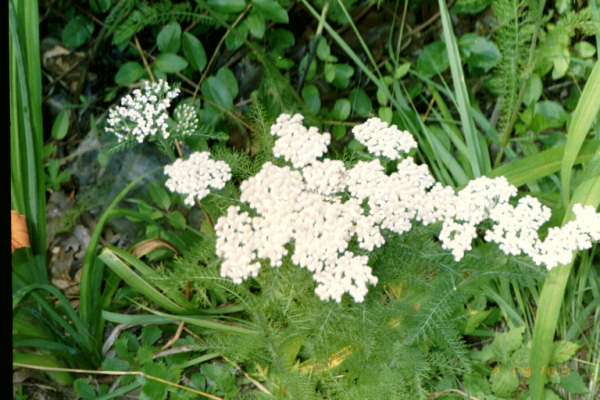
#> input picture api/test_images/RR-QueenAnnesLace03.jpg, 600 x 400 px
$ python -i util.py   (imports and definitions only)
#> lines starting #> are read from the running program, lines starting #| are printed output that depends on the picture
### project/app/config.py
#import sys
#sys.path.append('/project/')

import os
import logging

def get_env(env, default=""):
    env_val = os.environ.get(env)
    if env_val:
        return env_val
    else:
        return default


class Config:
    # Web App settings
    MAX_UPLOAD_SIZE = 5000  # kB
    ALLOWED_EXT = ["png", "jpg", "jpeg", "gif", "bmp", "tiff", "tif"]
    IMAGES_URL = get_env("IMAGES_URL", "")
    THUMBS_URL = get_env("THUMBS_URL", "")
    LOCAL_IMAGES = get_env("LOCAL_IMAGES", False)

    # Elastic Search settings
    ES_MAX_RESULTS = 1000
    ES_URL = get_env("ES_URL", "http://elasticsearch:9200/es-retrieval/_search?size=")

    with open("/project/app/templates/es_query.7.x.json", 'r') as file:
        EL_QUERY_TPL = file.read()

    # Image settings
    IMG_WIDTH = int(get_env("IMG_WIDTH", 300))
    IMG_HEIGHT = int(get_env("IMG_HEIGHT", 300))

    # Inference
    TF_SERVING_HOST = get_env("TF_SERVING_HOST", "tf-serving")
    TF_SERVING_PORT = int(get_env("TF_SERVING_PORT", "8501"))
    TF_MODELNAME = get_env("TF_MODELNAME", "model")


logger = logging.Logger("logs")

### project/app/util.py
import sys

sys.path.append('/project/')

import argparse
import base64
import io
import json
from io import BytesIO
from string import Template

import numpy as np
import requests
from PIL import Image as pil_image
from bitstring import BitArray

from app.config import Config as cfg


# [26 lines left out: functions get_hashcode_str, tf_inference, not called in this run]


def load_image(imagedata):
    """
    Read and convert image with PIL
    :param imagedata: raw image data
    :return: PIL Image
    """
    buffer = BytesIO()
    buffer.write(imagedata)
    buffer.seek(0)
    image = pil_image.open(buffer)
    # Convert to RGB
    if image.mode in ['RGB']:
        # No conversion necessary
        pass
    elif image.mode in ['1']:
        # Easy conversion to L
        image = image.convert('L').convert('RGB')
    elif image.mode in ['LA']:
        # Deal with transparencies
        new = pil_image.new('L', image.size, 255)
        new.paste(image, mask=image.convert('RGBA'))
        image = new
        image.convert('RGB')
    elif image.mode in ['CMYK', 'YCbCr', 'L']:
        # Easy conversion to RGB
        image = image.convert('RGB')
    elif image.mode in ['P', 'RGBA']:
        # Deal with transparencies
        new = pil_image.new('RGB', image.size, (255, 255, 255))
        new.paste(image, mask=image.convert('RGBA'))
        image = new
    else:
        raise Exception('Image mode "%s" not supported' % image.mode)
    return image


# [54 lines left out: functions binstr2int, binstr2uint, resize_and_crop, not called in this run]


# [3 lines that did not run here, left out]


# [90 lines left out: functions parse_es_results, batch_inference, str2bool, not called in this run]


def es_query_str(code_dict):
    s = Template(cfg.EL_QUERY_TPL)
    return s.substitute(**code_dict)


def es_query(query, max_results):
    return requests.post(cfg.ES_URL + str(min(cfg.ES_MAX_RESULTS, max_results)), data=query,
                         headers={"Content-Type": "application/json"}, verify=False).text

def es_count():
    res = requests.get(cfg.ES_URL.replace("_search?size=", "_count"), verify=False).text
    return '{:,}'.format(json.loads(res)["count"])

>>> import cv2
>>> picture = cv2.imread('../../api/test_images/RR-QueenAnnesLace03.jpg', cv2.IMREAD_GRAYSCALE)
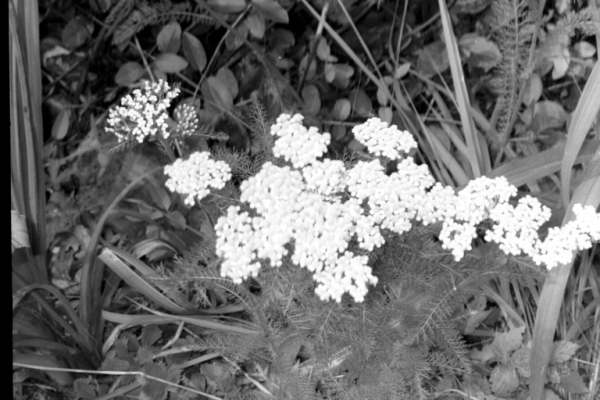
#> picture: shape (400, 600); min 0, max 255, mean 109.2
#> (the run stopped early here; a loop or call above may not have finished)

$ run again, on api/test_images/Rose_1_.jpg
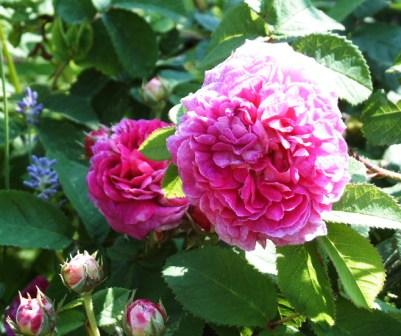
#> input picture api/test_images/Rose_1_.jpg, 401 x 336 px
#> `picture = cv2.imread('../../api/test_images/RR-QueenAnnesLace03.jpg', ..`:
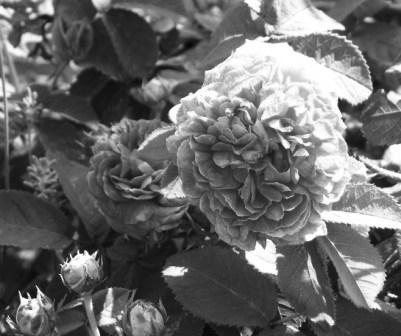
#> picture: shape (336, 401); min 5, max 255, mean 104.1

$ run again, on api/test_images/the-bitola-clock-tower.jpg
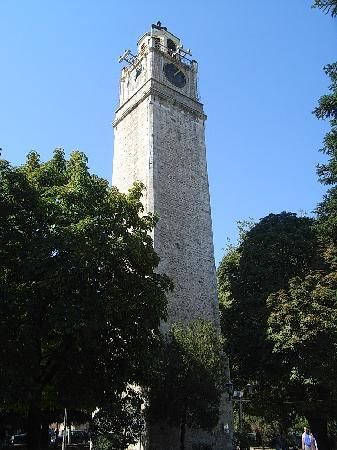
#> input picture api/test_images/the-bitola-clock-tower.jpg, 337 x 450 px
#> `picture = cv2.imread('../../api/test_images/RR-QueenAnnesLace03.jpg', ..`:
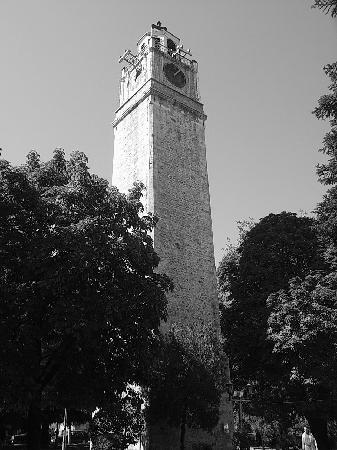
#> picture: shape (450, 337); min 0, max 255, mean 95.3
